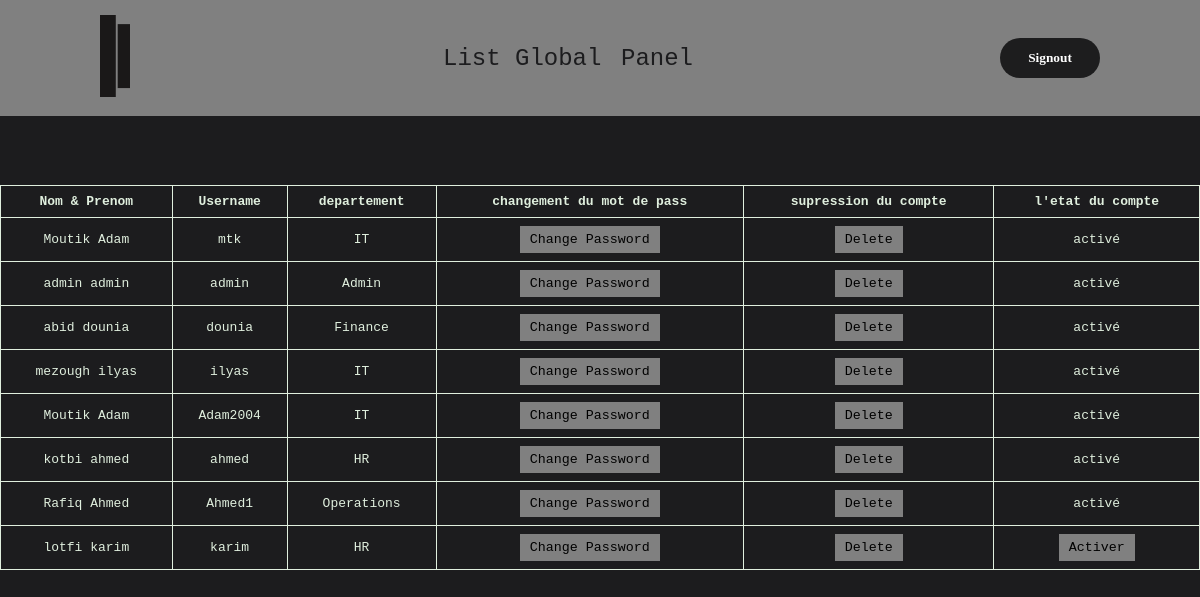
The page /admin.php (signed in) on the database its author committed.
### tables this page shows
CREATE TABLE `users` (
  `uid` int(11) NOT NULL COMMENT 'Numéro d''utilisateur',
  `fname` text NOT NULL COMMENT 'Prénom de l''utilisateur',
  `lname` text NOT NULL COMMENT 'Nom de l''utilisateur',
  `eid` int(11) DEFAULT NULL COMMENT 'Numéro de l''employée propriétaire du compte',
  `username` text NOT NULL COMMENT 'nom d’utilisateur',
  `pwd` varchar(200) NOT NULL,
  `departmentId` int(11) DEFAULT NULL COMMENT 'Numéro du département',
  `role` text DEFAULT NULL COMMENT 'Poste de l''employée',
  `registration_date` date DEFAULT current_timestamp() COMMENT 'Date création du compte',
  `completedRecs` int(11) DEFAULT 0 COMMENT 'Nombre de réclamations résout par l''employée',
  `active` tinyint(1) NOT NULL DEFAULT 0 COMMENT 'L''état d''activation du compte'
);

### includes/admin.in.php (called while the page is built, shortened)
<?php
function showUsers($conn){
    $sql = "SELECT * FROM users";
    $result = mysqli_query($conn, $sql);
    return $result;
}

### includes/functions.php (called while the page is built, shortened)
<?php
    function getDepartementName($id){
        switch ($id) {
            case 1:
                return "Finance";
            case 3:
                return "HR";
            case 4:
                return "Operations";
            case 5:
                return "IT";
            default:
                return -1;
        }
    }
?>

### admin.php (the view, shortened to what this page needs)
<?php
    include('header.php');
    include('nav.php');
?>
<div class="admin-container">
    <table class="admin-table">
        <thead>
            <tr>
                <th>Nom & Prenom</th>
                <th>Username</th>
                <th>departement</th>
                <th>changement du mot de pass</th>
                <th>supression du compte</th>
                <th>l'etat du compte</th>
            </tr>
        </thead>
            <?php
            require "includes/admin.in.php";
            require_once "includes/functions.php";
            $result = showUsers($conn);
            if($result){
                while($rows = mysqli_fetch_assoc($result)){
                    ?>
                    <tr>
                    <td><?php echo "{$rows['lname']} {$rows['fname']}"; ?></td>
                    <td><?php echo  $rows['username'];  ?></td>
                    <td><?php $dep = getDepartementName($rows['departmentId']);
                    if($dep == -1 && $rows['username'] != "admin")echo "departement inconnu";elseif($rows['username'] == "admin")echo "Admin";else echo $dep;?></td>
                    <td><?php echo "<button><a href='changepwd.php?uid={$rows['uid']}'>Change Password</a></button>" ?></td>
                    <td><?php echo "<button><a href='includes/deleteacc.in.php?uid={$rows['uid']}'>Delete</a></button>" ?></td>
                    <td><?php
                    if($rows['active'] == 0){
                        echo "<button><a href='includes/activate.in.php?uid={$rows['uid']}'>Activer</a></button>";
                    }else{
                        echo "activé";
                    }
                        ?> </td>
                    </tr>
                    <?php
                }
            }
            ?>
    </table>
</div>
<?php
    include('footer.php');
?>

### css/login.css (style rules this page uses)
* { font-family: monospace; }

### header.php (style rules this page uses)
* { margin: 0; padding: 0; box-sizing: border-box; }

### admin.php (style rules this page uses)
body { background-color: #1c1c1e; }
.admin-container { position: relative; height: 100vh; width: 100%; }
.admin-container table { margin-top: 35px; }
.admin-table { position: absolute; top: 150px; width: 100%; border-collapse: collapse; font-family: Arial, sans-serif; }
.admin-table th, .admin-table td { padding: 8px; border: 1px solid #E0EFDE; color: #E0EFDE; text-align: center; }
.admin-table button { padding: 6px 10px; color: #fff; border: none; cursor: pointer; background-color: grey; }
a,a:active { text-decoration: none; color: #000; }

### rows shown on the page
users: lname "Moutik", fname "Adam", username "mtk", departmentId "IT", active "activé"
users: lname "admin", fname "admin", username "admin", departmentId "Admin", active "activé"
users: lname "abid", fname "dounia", username "dounia", departmentId "Finance", active "activé"
users: lname "mezough", fname "ilyas", username "ilyas", departmentId "IT", active "activé"
users: lname "Moutik", fname "Adam", username "Adam2004", departmentId "IT", active "activé"
users: lname "kotbi", fname "ahmed", username "ahmed", departmentId "HR", active "activé"
users: lname "Rafiq", fname "Ahmed", username "Ahmed1", departmentId "Operations", active "activé"
users: lname "lotfi", fname "karim", username "karim", departmentId "HR"
